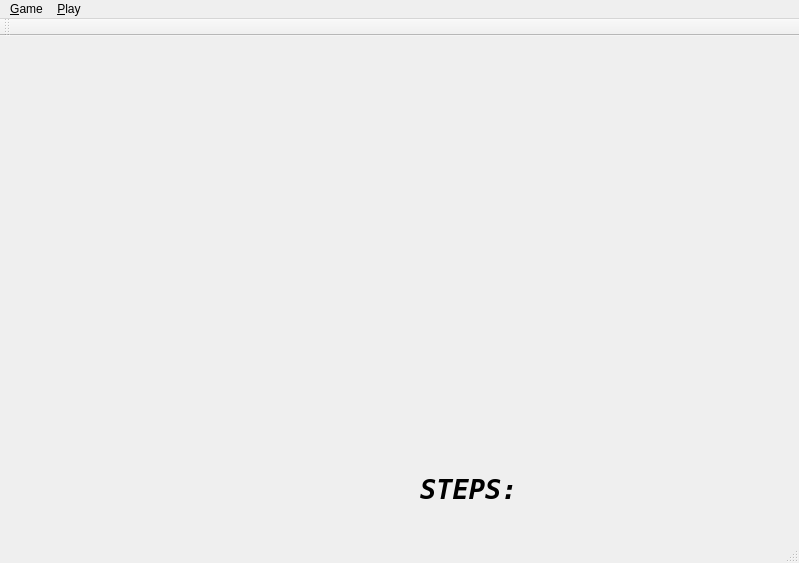
<?xml version="1.0" encoding="UTF-8"?>
<ui version="4.0">
 <class>Hanoi</class>
 <widget class="QMainWindow" name="Hanoi">
  <property name="geometry">
   <rect>
    <x>0</x>
    <y>0</y>
    <width>799</width>
    <height>563</height>
   </rect>
  </property>
  <property name="windowTitle">
   <string>Hanoi</string>
  </property>
  <widget class="QWidget" name="centralWidget">
   <widget class="QPushButton" name="pushButton_1">
    <property name="geometry">
     <rect>
      <x>20</x>
      <y>0</y>
      <width>231</width>
      <height>401</height>
     </rect>
    </property>
    <property name="text">
     <string/>
    </property>
    <property name="flat">
     <bool>true</bool>
    </property>
   </widget>
   <widget class="QPushButton" name="pushButton_2">
    <property name="geometry">
     <rect>
      <x>270</x>
      <y>0</y>
      <width>231</width>
      <height>401</height>
     </rect>
    </property>
    <property name="text">
     <string/>
    </property>
    <property name="flat">
     <bool>true</bool>
    </property>
   </widget>
   <widget class="QPushButton" name="pushButton_3">
    <property name="geometry">
     <rect>
      <x>520</x>
      <y>0</y>
      <width>231</width>
      <height>401</height>
     </rect>
    </property>
    <property name="text">
     <string/>
    </property>
    <property name="flat">
     <bool>true</bool>
    </property>
   </widget>
   <widget class="QLabel" name="label_3">
    <property name="geometry">
     <rect>
      <x>420</x>
      <y>420</y>
      <width>142</width>
      <height>68</height>
     </rect>
    </property>
    <property name="font">
     <font>
      <family>DejaVu Sans Mono</family>
      <pointsize>20</pointsize>
      <weight>75</weight>
      <italic>true</italic>
      <bold>true</bold>
     </font>
    </property>
    <property name="text">
     <string>STEPS:</string>
    </property>
    <property name="textFormat">
     <enum>Qt::RichText</enum>
    </property>
   </widget>
   <widget class="QLabel" name="label_4">
    <property name="geometry">
     <rect>
      <x>530</x>
      <y>420</y>
      <width>142</width>
      <height>68</height>
     </rect>
    </property>
    <property name="font">
     <font>
      <family>DejaVu Sans Mono</family>
      <pointsize>20</pointsize>
      <weight>75</weight>
      <italic>true</italic>
      <bold>true</bold>
     </font>
    </property>
    <property name="text">
     <string/>
    </property>
   </widget>
  </widget>
  <widget class="QMenuBar" name="menuBar">
   <property name="geometry">
    <rect>
     <x>0</x>
     <y>0</y>
     <width>799</width>
     <height>19</height>
    </rect>
   </property>
   <widget class="QMenu" name="menu_Game">
    <property name="title">
     <string>&amp;Game</string>
    </property>
    <widget class="QMenu" name="menu_Set_Disks">
     <property name="title">
      <string>&amp;Set Disks</string>
     </property>
     <addaction name="action_2"/>
     <addaction name="action_3"/>
     <addaction name="action_4"/>
     <addaction name="action_5"/>
     <addaction name="action_6"/>
     <addaction name="action_7"/>
     <addaction name="action_8"/>
    </widget>
    <addaction name="action_New"/>
    <addaction name="action_New_Arbitrary"/>
    <addaction name="menu_Set_Disks"/>
   </widget>
   <widget class="QMenu" name="menu_Play">
    <property name="title">
     <string>&amp;Play</string>
    </property>
    <addaction name="action_Undo"/>
    <addaction name="action_Undo_All"/>
    <addaction name="actionAuto_Play"/>
    <addaction name="actionNth_Play"/>
   </widget>
   <addaction name="menu_Game"/>
   <addaction name="menu_Play"/>
  </widget>
  <widget class="QToolBar" name="mainToolBar">
   <attribute name="toolBarArea">
    <enum>TopToolBarArea</enum>
   </attribute>
   <attribute name="toolBarBreak">
    <bool>false</bool>
   </attribute>
  </widget>
  <widget class="QStatusBar" name="statusBar"/>
  <action name="action_New">
   <property name="text">
    <string>&amp;New</string>
   </property>
  </action>
  <action name="action_Undo">
   <property name="text">
    <string>&amp;Undo</string>
   </property>
   <property name="shortcut">
    <string>Ctrl+Z</string>
   </property>
  </action>
  <action name="action_Undo_All">
   <property name="text">
    <string>Undo &amp;All</string>
   </property>
   <property name="shortcut">
    <string>Ctrl+A</string>
   </property>
  </action>
  <action name="actionAuto_Play">
   <property name="text">
    <string>Auto &amp;Play</string>
   </property>
   <property name="shortcut">
    <string>Ctrl+P</string>
   </property>
  </action>
  <action name="action_2">
   <property name="text">
    <string>&amp;2</string>
   </property>
  </action>
  <action name="action_3">
   <property name="text">
    <string>&amp;3</string>
   </property>
  </action>
  <action name="action_4">
   <property name="text">
    <string>&amp;4</string>
   </property>
  </action>
  <action name="action_5">
   <property name="text">
    <string>&amp;5</string>
   </property>
  </action>
  <action name="action_6">
   <property name="text">
    <string>&amp;6</string>
   </property>
  </action>
  <action name="action_7">
   <property name="text">
    <string>&amp;7</string>
   </property>
  </action>
  <action name="action_8">
   <property name="text">
    <string>&amp;8</string>
   </property>
  </action>
  <action name="actionNth_Play">
   <property name="text">
    <string>Nth &amp;Play</string>
   </property>
   <property name="shortcut">
    <string>Ctrl+T</string>
   </property>
  </action>
  <action name="action_New_Arbitrary">
   <property name="text">
    <string>&amp;New Arbitrary</string>
   </property>
   <property name="shortcut">
    <string>Ctrl+R</string>
   </property>
  </action>
  <action name="actionComo_Jugar">
   <property name="text">
    <string>How Activate the Auto Player</string>
   </property>
  </action>
  <action name="actionHow_to_Play">
   <property name="text">
    <string>How to Play</string>
   </property>
  </action>
 </widget>
 <layoutdefault spacing="6" margin="11"/>
 <resources/>
 <connections/>
</ui>
